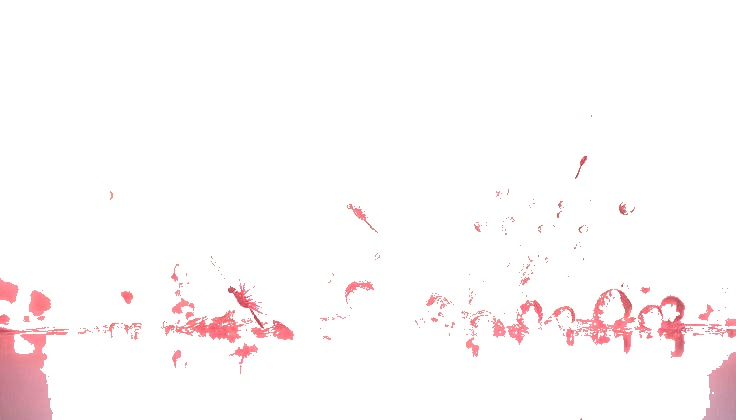
#> input picture media/edited_project_1.jpg, 736 x 420 px, given in place of Butterfly Wallpaper Laptop Aesthetic.jpg, which was not available
$ python style_editor.py
#> lines starting #> are read from the running program, lines starting #| are printed output that depends on the picture; after the words box and inside, x2 and y2 are one past the last pixel; in counts of white or black regions, pixels touching at a corner belong together; pictures that were not available may be replaced by others from this repository, and a replacement may not be noted
import cv2
import numpy as np


def apply_style(image_path, profile):
    """
    Apply a Style Mirror editing profile to an image.

    The profile values are expected to be approximately in the
    range -100 to +100.
    """

    image = cv2.imread(image_path)
#> image is the input picture: shape (420, 736, 3); mean B, G, R 249.7, 249.2, 253.5

    if image is None:
        raise ValueError("Could not load image.")

    # Convert to float for safe processing
    image = image.astype(np.float32)

    # =========================================================
    # 1. LIGHTNESS
    # =========================================================

    lightness = float(profile.get("lightness", 0))

    # Keep the effect controlled
    lightness = np.clip(lightness, -100, 100)

    # Reduce the raw effect so large AI values don't destroy
    # the image.
    image += lightness * 0.45
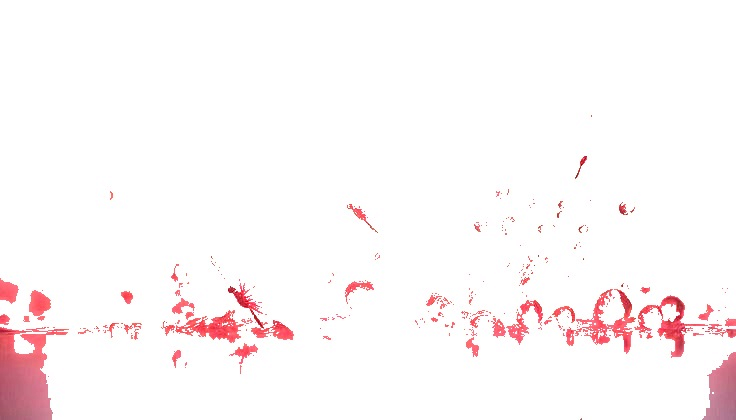
#> image: shape (420, 736, 3) float32; mean B, G, R 258.7, 258.2, 262.5; drawn with min black and max white

    # =========================================================
    # 2. CONTRAST
    # =========================================================

    contrast = float(profile.get("contrast", 0))
    contrast = np.clip(contrast, -100, 100)

    # Convert -100..100 to a controlled contrast factor
    contrast_factor = 1.0 + (contrast / 100.0) * 0.65

    image = 128.0 + (image - 128.0) * contrast_factor

    # =========================================================
    # 3. WARMTH
    # =========================================================

    warmth = float(profile.get("warmth", 0))
    warmth = np.clip(warmth, -100, 100)

    # OpenCV uses BGR
    # Positive warmth = warmer image
    warmth_effect = warmth * 0.35

    image[:, :, 2] += warmth_effect
    image[:, :, 0] -= warmth_effect

    # =========================================================
    # 4. TINT
    # =========================================================

    tint = float(profile.get("tint", 0))
    tint = np.clip(tint, -100, 100)

    tint_effect = tint * 0.30

    # Positive tint adds green
    image[:, :, 1] += tint_effect

    # Slight magenta correction for negative tint
    if tint < 0:
        image[:, :, 2] += abs(tint_effect) * 0.35
        image[:, :, 0] += abs(tint_effect) * 0.35

    # =========================================================
    # 5. SATURATION
    # =========================================================

    saturation = float(profile.get("saturation", 0))
    saturation = np.clip(saturation, -100, 100)

    # First keep values in a valid image range
    image = np.clip(image, 0, 255).astype(np.uint8)

    hsv = cv2.cvtColor(image, cv2.COLOR_BGR2HSV).astype(np.float32)
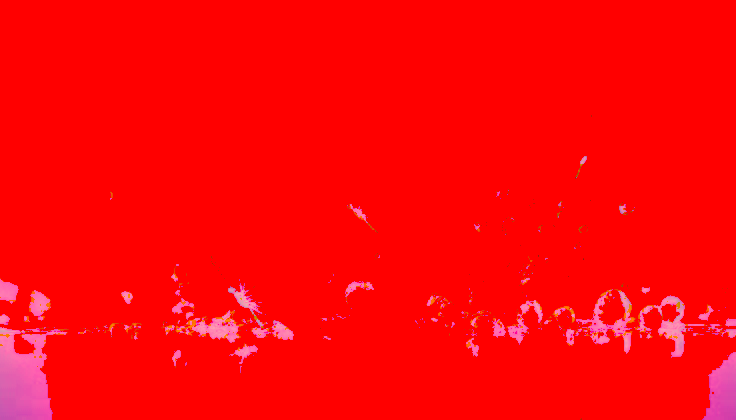
#> hsv: shape (420, 736, 3) float32; mean B, G, R 7.2, 4.6, 255.1

    saturation_factor = 1.0 + (saturation / 100.0) * 0.65

    hsv[:, :, 1] *= saturation_factor
#> hsv: shape (420, 736, 3) float32; 4.89% of pixels changed, all inside (x1, y1, x2, y2) = (0, 115, 736, 420)

    hsv[:, :, 1] = np.clip(
        hsv[:, :, 1],
        0,
        255
    )

    image = cv2.cvtColor(
        hsv.astype(np.uint8),
        cv2.COLOR_HSV2BGR
    ).astype(np.float32)

    # =========================================================
    # 6. HIGHLIGHTS
    # =========================================================

    highlight = float(profile.get("highlight", 0))
    highlight = np.clip(highlight, -100, 100)

    gray = cv2.cvtColor(
        np.clip(image, 0, 255).astype(np.uint8),
        cv2.COLOR_BGR2GRAY
    ).astype(np.float32)
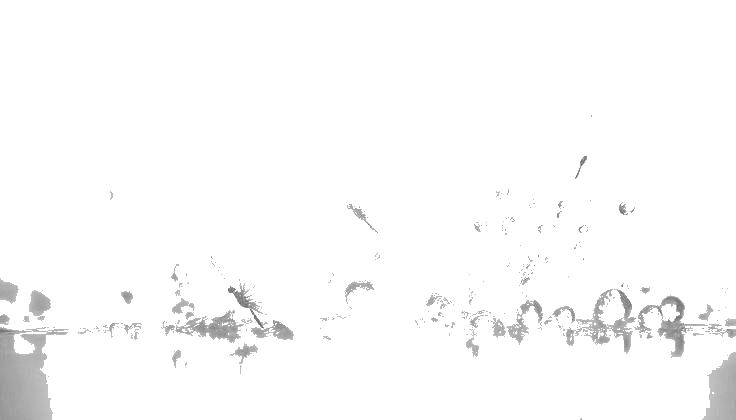
#> gray: shape (420, 736) float32; min 88, max 255, mean 251.1

    # Create a smooth highlight mask instead of a hard
    # "all pixels above 180" mask.
    highlight_mask = np.clip(
        (gray - 150.0) / 105.0,
        0.0,
        1.0
    )
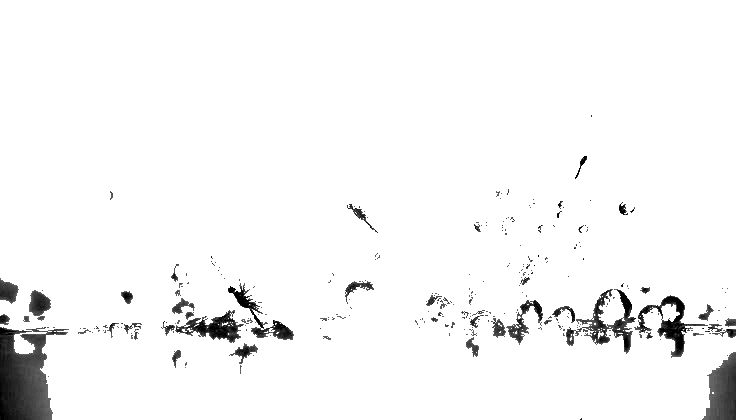
#> highlight_mask: shape (420, 736) float32; min 0, max 1, mean 0.964

    # Make the effect much safer than directly adding
    # the entire profile value.
    highlight_effect = highlight * 0.30

    image += (
        highlight_mask[:, :, np.newaxis]
        * highlight_effect
    )

    # =========================================================
    # 7. SHADOWS
    # =========================================================

    shadow = float(profile.get("shadow", 0))
    shadow = np.clip(shadow, -100, 100)

    # Smooth shadow mask
    shadow_mask = np.clip(
        (100.0 - gray) / 100.0,
        0.0,
        1.0
    )

    shadow_effect = shadow * 0.30

    image += (
        shadow_mask[:, :, np.newaxis]
        * shadow_effect
    )
#> image: shape (420, 736, 3) float32; mean B, G, R 247.7, 247.2, 252

    # =========================================================
    # 8. FINAL PROTECTION
    # =========================================================

    # Prevent pixels from becoming pure white or pure black
    # unnecessarily.
    image = np.clip(
        image,
        0,
        255
    )

    # Convert to uint8 for saving/displaying
    image = image.astype(np.uint8)

    return image


# =============================================================
# TEST
# =============================================================

if __name__ == "__main__":

    test_profile = {
        "lightness": 20,
        "contrast": 15,
        "warmth": 10,
        "tint": 0,
        "saturation": 10,
        "highlight": -10,
        "shadow": 10
    }

    input_image = (
        r"C:\Users\DELL\Downloads"
        r"\Butterfly Wallpaper Laptop Aesthetic.jpg"
    )

    output_image = apply_style(
        input_image,
        test_profile
    )

    output_path = "media/edited_butterfly.jpg"

    success = cv2.imwrite(
        output_path,
        output_image
    )

    if success:
        print("Style applied successfully!")
        print("Saved to:", output_path)
    else:
        print("Could not save the output image.")

$ run again, on media/edited_project_10.jpg
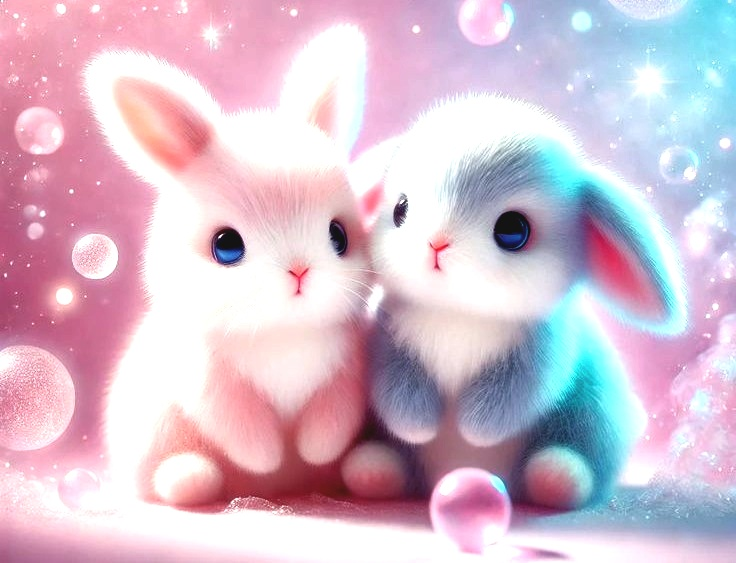
#> input picture media/edited_project_10.jpg, 736 x 563 px, given in place of Butterfly Wallpaper Laptop Aesthetic.jpg, which was not available
#> in apply_style, image is the input picture: shape (563, 736, 3); mean B, G, R 207, 190.4, 212.9
#> in apply_style, `highlight_mask = np.clip( (gray - 150.0) / 105.0, 0.0, 1.0 )`:
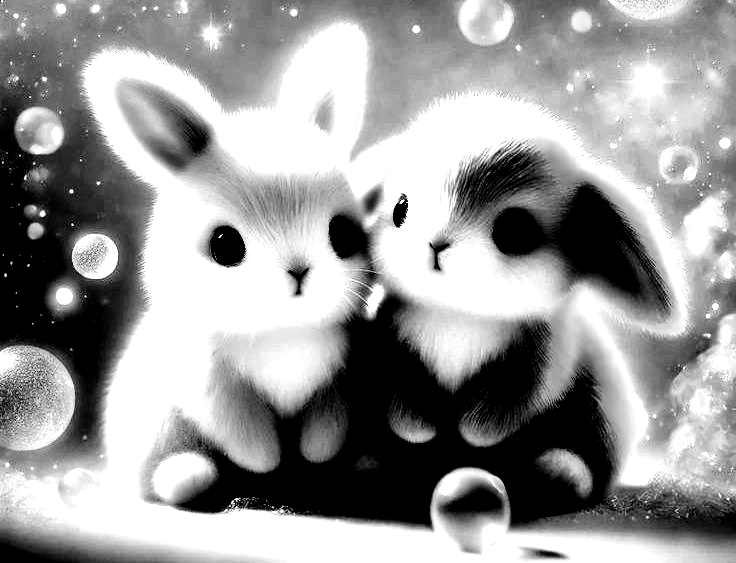
#> highlight_mask: shape (563, 736) float32; min 0, max 1, mean 0.603
#> in apply_style, `shadow_mask = np.clip( (100.0 - gray) / 100.0, 0.0, 1.0 )`:
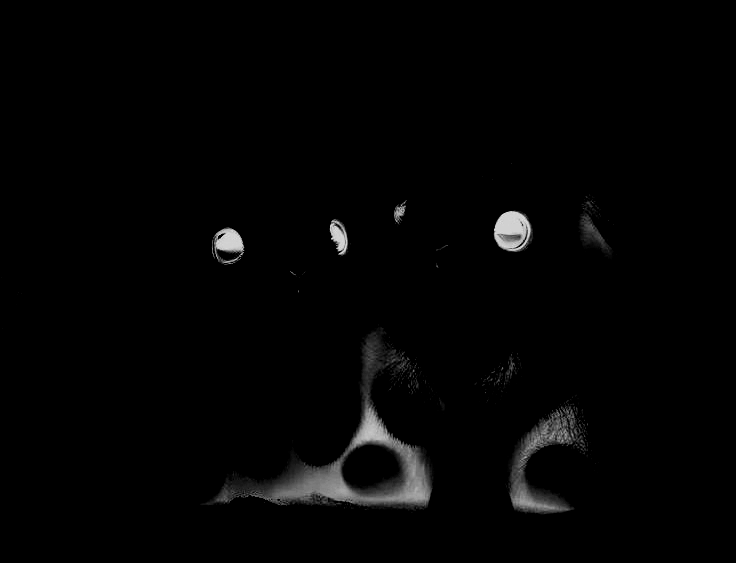
#> shadow_mask: shape (563, 736) float32; min 0, max 0.89, mean 0.0147
